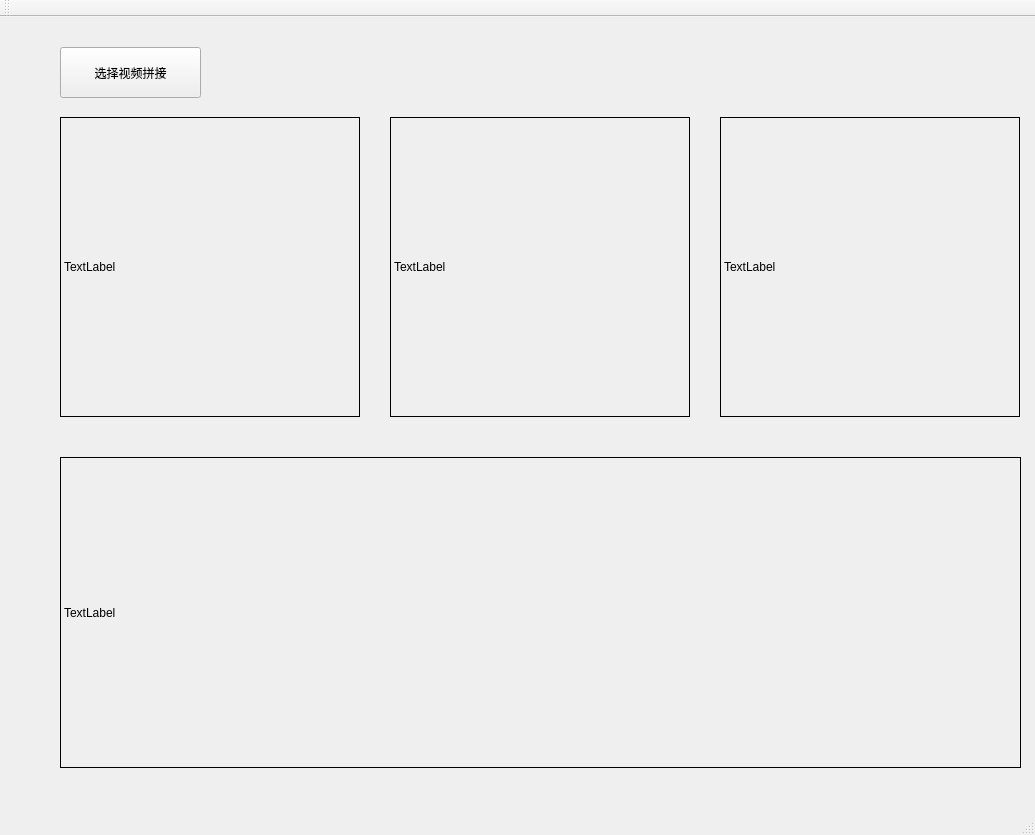
<?xml version="1.0" encoding="UTF-8"?>
<ui version="4.0">
 <class>video_stitchClass</class>
 <widget class="QMainWindow" name="video_stitchClass">
  <property name="geometry">
   <rect>
    <x>0</x>
    <y>0</y>
    <width>1035</width>
    <height>835</height>
   </rect>
  </property>
  <property name="windowTitle">
   <string>video_stitch</string>
  </property>
  <widget class="QWidget" name="centralWidget">
   <widget class="QPushButton" name="pushButton">
    <property name="geometry">
     <rect>
      <x>60</x>
      <y>30</y>
      <width>141</width>
      <height>51</height>
     </rect>
    </property>
    <property name="text">
     <string>选择视频拼接</string>
    </property>
   </widget>
   <widget class="QLabel" name="label">
    <property name="geometry">
     <rect>
      <x>60</x>
      <y>100</y>
      <width>300</width>
      <height>300</height>
     </rect>
    </property>
    <property name="focusPolicy">
     <enum>Qt::NoFocus</enum>
    </property>
    <property name="frameShape">
     <enum>QFrame::Box</enum>
    </property>
    <property name="text">
     <string>TextLabel</string>
    </property>
   </widget>
   <widget class="QLabel" name="label_2">
    <property name="geometry">
     <rect>
      <x>390</x>
      <y>100</y>
      <width>300</width>
      <height>300</height>
     </rect>
    </property>
    <property name="focusPolicy">
     <enum>Qt::NoFocus</enum>
    </property>
    <property name="frameShape">
     <enum>QFrame::Box</enum>
    </property>
    <property name="text">
     <string>TextLabel</string>
    </property>
   </widget>
   <widget class="QLabel" name="label_3">
    <property name="geometry">
     <rect>
      <x>720</x>
      <y>100</y>
      <width>300</width>
      <height>300</height>
     </rect>
    </property>
    <property name="focusPolicy">
     <enum>Qt::NoFocus</enum>
    </property>
    <property name="frameShape">
     <enum>QFrame::Box</enum>
    </property>
    <property name="text">
     <string>TextLabel</string>
    </property>
   </widget>
   <widget class="QLabel" name="label_4">
    <property name="geometry">
     <rect>
      <x>60</x>
      <y>440</y>
      <width>961</width>
      <height>311</height>
     </rect>
    </property>
    <property name="focusPolicy">
     <enum>Qt::NoFocus</enum>
    </property>
    <property name="frameShape">
     <enum>QFrame::Box</enum>
    </property>
    <property name="text">
     <string>TextLabel</string>
    </property>
   </widget>
  </widget>
  <widget class="QMenuBar" name="menuBar">
   <property name="geometry">
    <rect>
     <x>0</x>
     <y>0</y>
     <width>1035</width>
     <height>26</height>
    </rect>
   </property>
  </widget>
  <widget class="QToolBar" name="mainToolBar">
   <attribute name="toolBarArea">
    <enum>TopToolBarArea</enum>
   </attribute>
   <attribute name="toolBarBreak">
    <bool>false</bool>
   </attribute>
  </widget>
  <widget class="QStatusBar" name="statusBar"/>
 </widget>
 <layoutdefault spacing="6" margin="11"/>
 <resources>
  <include location="video_stitch.qrc"/>
 </resources>
 <connections/>
</ui>
